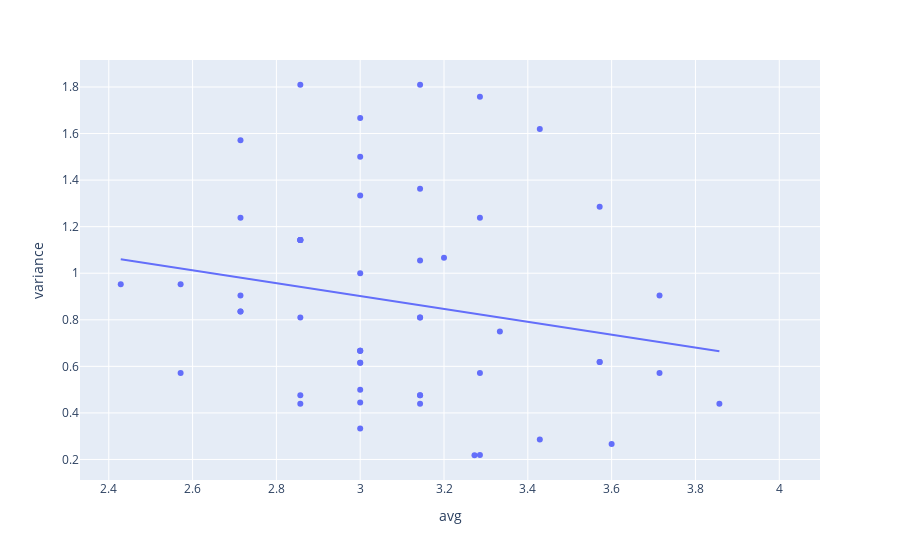

The cell this chart's notebook holds for it:
### Code cell
varXmood = px.scatter(mood_weekly, x='avg', y='variance', trendline='ols')
varXmood.show()
